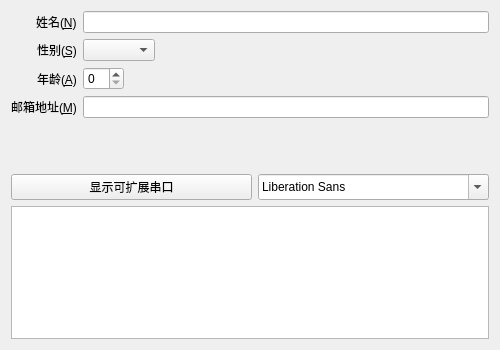
<?xml version="1.0" encoding="UTF-8"?>
<ui version="4.0">
 <class>myWidget</class>
 <widget class="QWidget" name="myWidget">
  <property name="geometry">
   <rect>
    <x>0</x>
    <y>0</y>
    <width>500</width>
    <height>350</height>
   </rect>
  </property>
  <property name="minimumSize">
   <size>
    <width>200</width>
    <height>150</height>
   </size>
  </property>
  <property name="maximumSize">
   <size>
    <width>500</width>
    <height>350</height>
   </size>
  </property>
  <property name="windowTitle">
   <string>myWidget</string>
  </property>
  <layout class="QVBoxLayout" name="verticalLayout">
   <item>
    <layout class="QFormLayout" name="formLayout">
     <property name="fieldGrowthPolicy">
      <enum>QFormLayout::ExpandingFieldsGrow</enum>
     </property>
     <property name="labelAlignment">
      <set>Qt::AlignRight|Qt::AlignTrailing|Qt::AlignVCenter</set>
     </property>
     <item row="0" column="0">
      <widget class="QLabel" name="nLabel">
       <property name="text">
        <string>姓名(&amp;N)</string>
       </property>
       <property name="buddy">
        <cstring>nLineEdit</cstring>
       </property>
      </widget>
     </item>
     <item row="0" column="1">
      <widget class="QLineEdit" name="nLineEdit"/>
     </item>
     <item row="1" column="0">
      <widget class="QLabel" name="sLabel">
       <property name="text">
        <string>性别(&amp;S)</string>
       </property>
       <property name="buddy">
        <cstring>sComboBox</cstring>
       </property>
      </widget>
     </item>
     <item row="1" column="1">
      <widget class="QComboBox" name="sComboBox"/>
     </item>
     <item row="2" column="0">
      <widget class="QLabel" name="aLabel">
       <property name="text">
        <string>年龄(&amp;A)</string>
       </property>
       <property name="buddy">
        <cstring>aSpinBox</cstring>
       </property>
      </widget>
     </item>
     <item row="2" column="1">
      <widget class="QSpinBox" name="aSpinBox"/>
     </item>
     <item row="3" column="0">
      <widget class="QLabel" name="mLabel">
       <property name="text">
        <string>邮箱地址(&amp;M)</string>
       </property>
       <property name="buddy">
        <cstring>mLineEdit</cstring>
       </property>
      </widget>
     </item>
     <item row="3" column="1">
      <widget class="QLineEdit" name="mLineEdit"/>
     </item>
    </layout>
   </item>
   <item>
    <spacer name="verticalSpacer">
     <property name="orientation">
      <enum>Qt::Vertical</enum>
     </property>
     <property name="sizeType">
      <enum>QSizePolicy::Fixed</enum>
     </property>
     <property name="sizeHint" stdset="0">
      <size>
       <width>20</width>
       <height>50</height>
      </size>
     </property>
    </spacer>
   </item>
   <item>
    <layout class="QHBoxLayout" name="horizontalLayout" stretch="8,1">
     <item>
      <widget class="QPushButton" name="pushButton">
       <property name="sizePolicy">
        <sizepolicy hsizetype="Preferred" vsizetype="Expanding">
         <horstretch>0</horstretch>
         <verstretch>0</verstretch>
        </sizepolicy>
       </property>
       <property name="text">
        <string>显示可扩展串口</string>
       </property>
       <property name="checkable">
        <bool>true</bool>
       </property>
      </widget>
     </item>
     <item>
      <widget class="QFontComboBox" name="fontComboBox">
       <property name="sizePolicy">
        <sizepolicy hsizetype="Preferred" vsizetype="Preferred">
         <horstretch>0</horstretch>
         <verstretch>0</verstretch>
        </sizepolicy>
       </property>
      </widget>
     </item>
    </layout>
   </item>
   <item>
    <widget class="QTextEdit" name="textEdit">
     <property name="sizePolicy">
      <sizepolicy hsizetype="Preferred" vsizetype="Preferred">
       <horstretch>0</horstretch>
       <verstretch>0</verstretch>
      </sizepolicy>
     </property>
    </widget>
   </item>
  </layout>
  <zorder>fontComboBox</zorder>
  <zorder>pushButton</zorder>
  <zorder>formLayoutWidget</zorder>
  <zorder>fontComboBox</zorder>
  <zorder>verticalSpacer</zorder>
  <zorder>textEdit</zorder>
  <zorder></zorder>
 </widget>
 <layoutdefault spacing="6" margin="11"/>
 <resources/>
 <connections/>
</ui>
